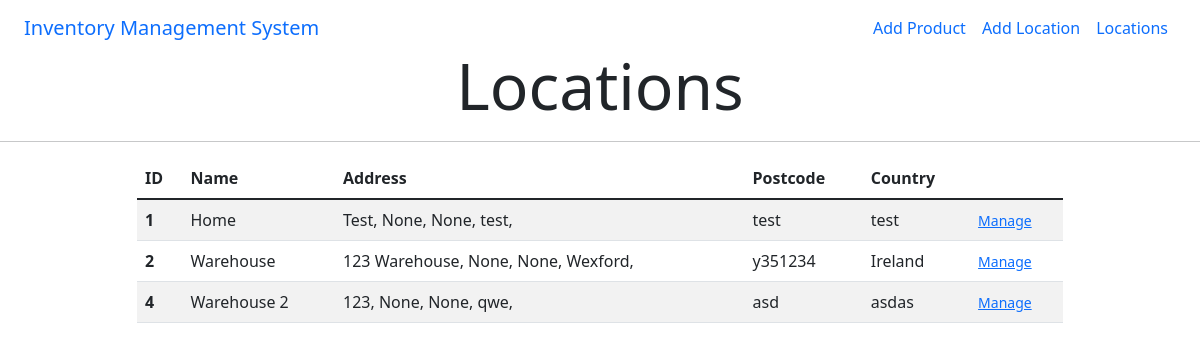
/locations, run on the app's committed database.
### products/models.py (models this page shows, shortened)
class Location(models.Model):
    name = models.CharField(max_length=254)
    address_line_1 = models.CharField(max_length=254)
    address_line_2 = models.CharField(max_length=254, null=True, blank=True)
    address_line_3 = models.CharField(max_length=254, null=True, blank=True)
    county = models.CharField(max_length=254, default='county')
    postcode = models.CharField(max_length=254, default='postcode')
    country = models.CharField(max_length=254, default='country')

### products/views.py (the view)
# urls.py: path('locations', views.locations, name='locations'),
def locations(request):
    locations = Location.objects.all()
    inventory = Inventory.objects.all()
    context = {
        'locations': locations,
        'inventory': inventory,
    }
    return render(request, 'products/locations.html', context)

### products/templates/products/locations.html
{% extends "base.html" %}
{% load static %}
{% block content %}
<h3 class="text-center mt-1 display-3">Locations</h3>
<hr>
<div class="container">
    <div class="row justify-content-center">
        <div class="col-12 col-lg-10">
            <table class="table table-striped">
                <thead>
                <tr>
                    <th scope="col">ID</th>
                    <th scope="col">Name</th>
                    <th scope="col">Address</th>
                    <th scope="col">Postcode</th>
                    <th scope="col">Country</th>
                </tr>
                </thead>
                <tbody>
                    {% for l in locations %}
                    <tr>
                        <th scope="row">{{ l.id }}</th>
                        <td>{{ l.name }}</td>
                        <td>{{ l.address_line_1 }},
                            {{ l.address_line_2 }},
                            {{ l.address_line_3 }},
                            {{ l.county }},
                        </td>
                        <td>{{ l.postcode }}</td>
                        <td>{{ l.country }}</td>
                        <td>
                            <a class="text-primary"><small>Manage</small></a>
                        </td>
                    </tr>
                    {% endfor %}
                </tbody>
            </table>
        </div>
    </div>
</div>
{% endblock %}

### data on the page
Location: id "1", name "Home", address_line_1 "Test", address_line_2 "None", address_line_3 "None", county "test", postcode "test", country "test"
Location: id "2", name "Warehouse", address_line_1 "123 Warehouse", address_line_2 "None", address_line_3 "None", county "Wexford", postcode "y351234", country "Ireland"
Location: id "4", name "Warehouse 2", address_line_1 "123", address_line_2 "None", address_line_3 "None", county "qwe", postcode "asd", country "asdas"
